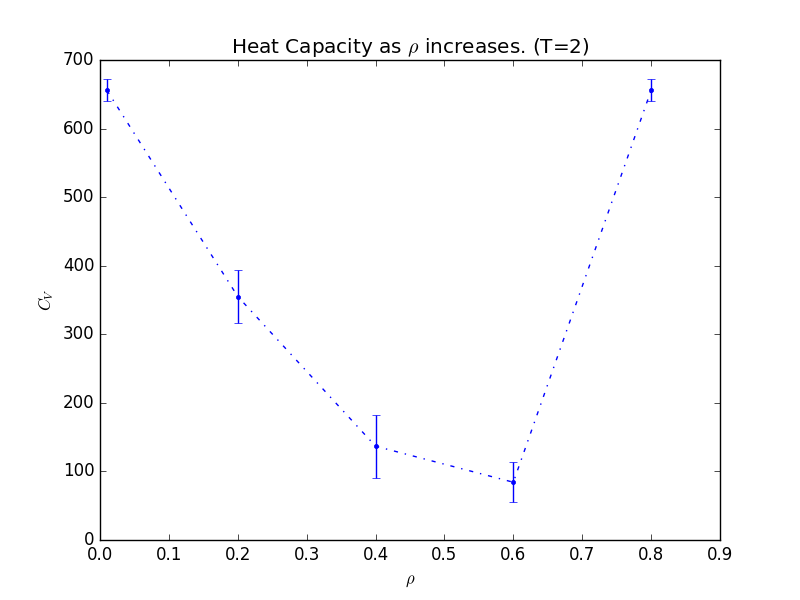

Write the Python code that produced this figure.
import numpy as np
import matplotlib.pyplot as plt
from scipy import stats


def find_CV(name):
    d_data = (np.loadtxt(name,skiprows=1).T)
    dT = d_data[3]
    dQ = d_data[2]

    slope, intercept, r_value, p_value, std_err = stats.linregress(dT,dQ)
    return slope, std_err

d_data = (np.loadtxt("problem_d_lammps.dat",skiprows=1).T)
dT = d_data[3]
dQ = d_data[2]

slope, intercept, r_value, p_value, std_err = stats.linregress(dT,dQ)

dT_cont = np.linspace(np.min(dT),np.max(dT),1000)

rhos = [0.01,0.2,0.4,0.6,0.8]
rho_names = ["001","02","04","06","08"]
C_Vs = []
uncertainties = []

for r,name in zip(rhos,rho_names):
    slope,std_err = find_CV("problem_d_lammbs_rho_%s.dat" %name)
    C_Vs.append(slope)
    uncertainties.append(std_err)

plt.errorbar(rhos,C_Vs,uncertainties,fmt=".-.")
plt.title(r"Heat Capacity as $\rho$ increases. (T=2)")
plt.xlabel(r"$\rho$")
plt.ylabel(r"$C_V$")
plt.show()
